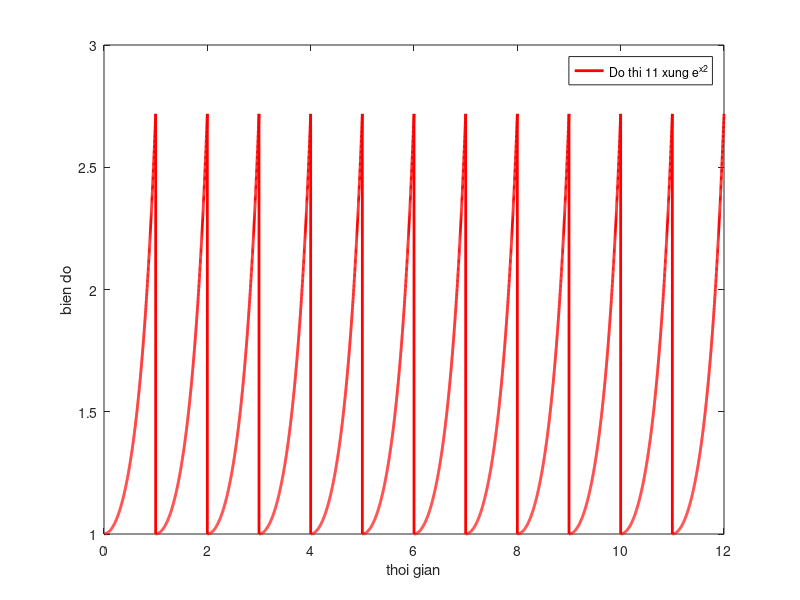

This chart was generated by the following MATLAB code:
clear all;
close all;
clc;
T=1;
t=0:T/999:T;
A=exp(t.^2);
tc=[];
x=[];
for i=1:12
tc=[tc t+(i-1)*T];
x=[x A];
end
plot(tc,x,'r','Linewidth',2);
xlabel('thoi gian');
ylabel('bien do');
legend('Do thi 11 xung e^x^2');
